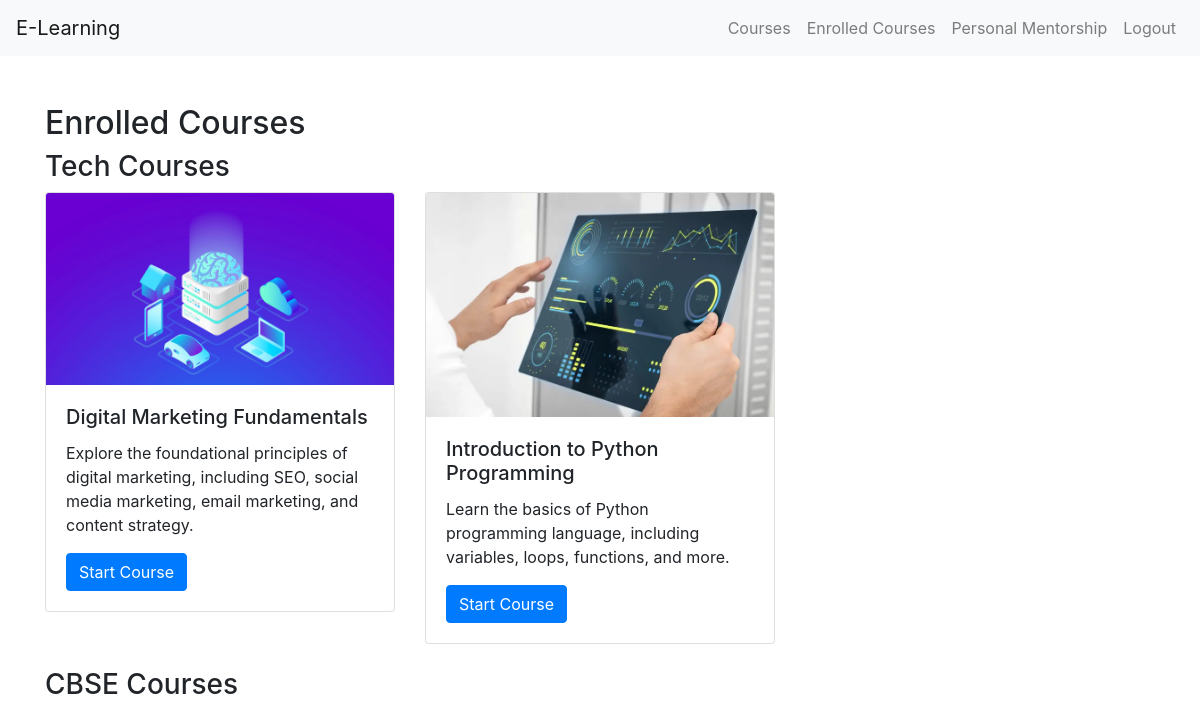
The app's page /enrolled-courses/ (signed in), older data.
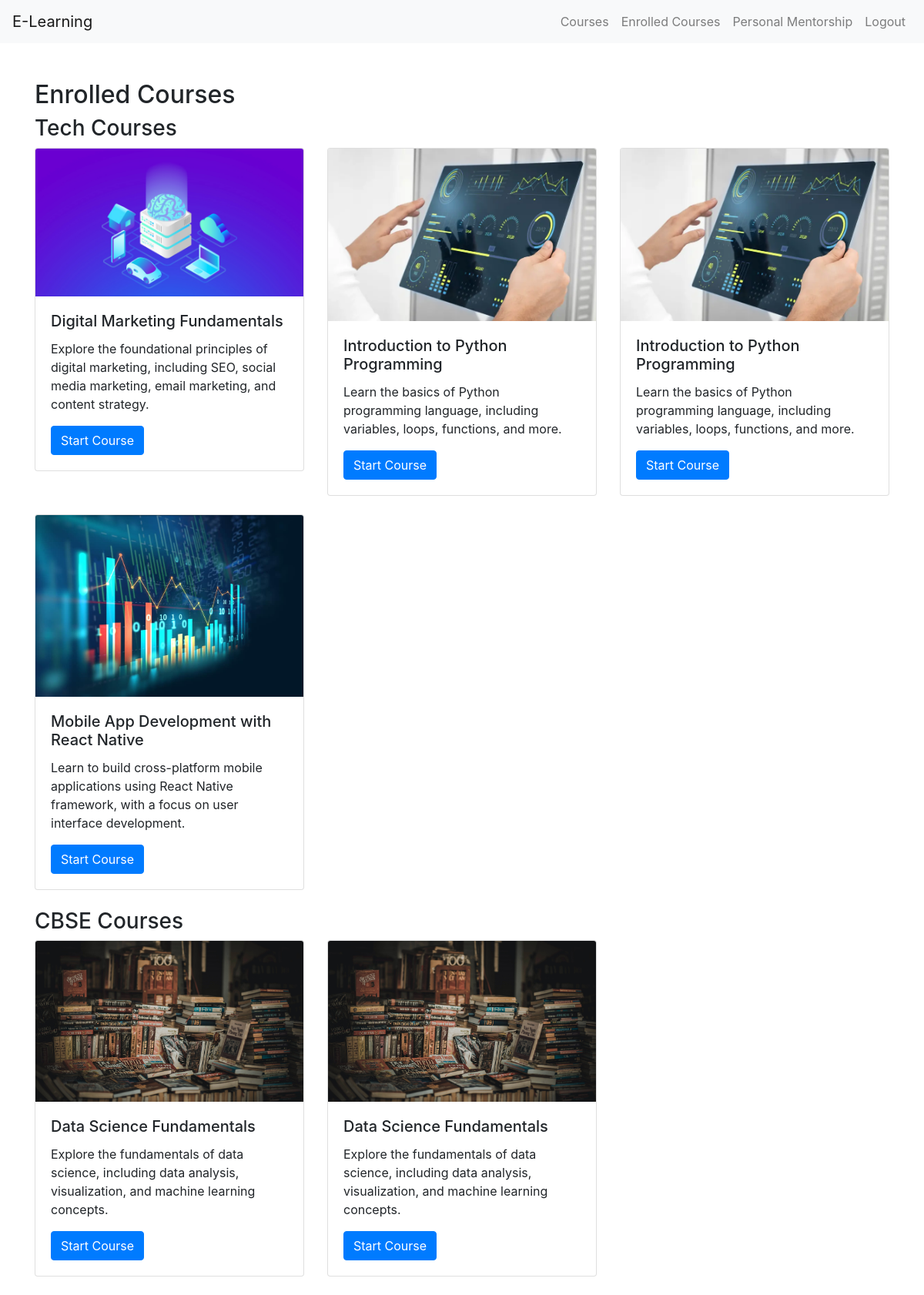
The same page, newer data.
### app/models.py (models this page shows, shortened)
class Enrollment(models.Model):
    course = models.ForeignKey(Course, on_delete=models.CASCADE)
    user = models.ForeignKey(User, on_delete=models.CASCADE)

class Course(models.Model):
    TECH_COURSE = 'Tech Courses'
    CBSE_COURSE = 'CBSE Courses'
    CATEGORY_CHOICES = [
        (TECH_COURSE, 'Tech Courses'),
        (CBSE_COURSE, 'CBSE Courses'),
    ]
    title = models.CharField(max_length=100)
    description = models.TextField()
    price = models.DecimalField(max_digits=8, decimal_places=2)
    category = models.CharField(max_length=100, choices=CATEGORY_CHOICES, default=TECH_COURSE)
    grade = models.CharField(max_length=10, blank=True, null=True)
    image = models.ImageField(upload_to='staticfiles/course_images/', null=True, blank=True)
    demo_video = models.FileField(upload_to='staticfiles/demo_videos/', null=True, blank=True)
    course_video = models.FileField(upload_to='staticfiles/course_videos/', null=True, blank=True)

### app/views.py (the view)
# urls.py: path('enrolled-courses/', views.enrolled_course, name='enrolled_course'),
def enrolled_course(request):
    enrolled_courses = Enrollment.objects.filter(user=request.user)
    return render(request, 'enrolled_course.html', {'enrolled_courses': enrolled_courses})

### app/templates/enrolled_course.html (shortened to what this page needs)
<!DOCTYPE html>
<html lang="en">
<head>
    <link rel="stylesheet" href="https://stackpath.bootstrapcdn.com/bootstrap/4.5.2/css/bootstrap.min.css">
</head>
<body>
<nav class="navbar navbar-expand-lg navbar-light bg-light">
    <a class="navbar-brand" href="#">E-Learning</a>
    <div class="collapse navbar-collapse" id="navbarNav">
        <ul class="navbar-nav ml-auto">
            <li class="nav-item">
                <a class="nav-link" href="{% url 'course_catalog' %}">Courses</a>
            </li>
            <li class="nav-item">
                <a class="nav-link" href="#">Enrolled Courses</a>
            </li>
            <li class="nav-item">
                <a class="nav-link" href="{% url 'mentorship_page' %}">Personal Mentorship</a>
            </li>
            <li class="nav-item">
                <a class="nav-link" href="{% url 'logout' %}">Logout</a>
            </li>
        </ul>
    </div>
</nav>
<div class="container mt-5">
    <h2>Enrolled Courses</h2>
    <h3>Tech Courses</h3>
    <div class="row">
        {% for enrollment in enrolled_courses %}
            {% if enrollment.course.category == 'Tech Courses' %}
                <div class="col-md-4 mb-4">
                    <div class="card">
                        <img src="{{ enrollment.course.image.url }}" class="card-img-top" alt="{{ enrollment.course.title }}">
                        <div class="card-body">
                            <h5 class="card-title">{{ enrollment.course.title }}</h5>
                            <p class="card-text">{{ enrollment.course.description }}</p>
                            <a href="{% url 'start_course' course_id=enrollment.course.id %}" class="btn btn-primary">Start Course</a>
                        </div>
                    </div>
                </div>
            {% endif %}
        {% endfor %}
    </div>
    <h3>CBSE Courses</h3>
    <div class="row">
        {% for enrollment in enrolled_courses %}
            {% if enrollment.course.category == 'CBSE Courses' %}
                <div class="col-md-4 mb-4">
                    <div class="card">
                        <img src="{{ enrollment.course.image.url }}" class="card-img-top" alt="{{ enrollment.course.title }}">
                        <div class="card-body">
                            <h5 class="card-title">{{ enrollment.course.title }}</h5>
                            <p class="card-text">{{ enrollment.course.description }}</p>
                            <a href="{% url 'start_course' course_id=enrollment.course.id %}" class="btn btn-primary">Start Course</a>
                        </div>
                    </div>
                </div>
            {% endif %}
        {% endfor %}
    </div>
</div>
</body>
</html>

Row changes from the older to the newer data that the page shows:
added Enrollment: course.image (picture), course "Introduction to Python Programming", course.description "Learn the basics of Python programming language, including variables, loops, functions, and more.", shown under "Tech Courses"
added Enrollment: course.image (picture), course "Mobile App Development with React Native", course.description "Learn to build cross-platform mobile applications using React Native framework, with a focus on user interface development.", shown under "Tech Courses"
added Enrollment: course.image (picture), course "Data Science Fundamentals", course.description "Explore the fundamentals of data science, including data analysis, visualization, and machine learning concepts.", shown under "CBSE Courses"
added Enrollment: course.image (picture), course "Data Science Fundamentals", course.description "Explore the fundamentals of data science, including data analysis, visualization, and machine learning concepts.", shown under "CBSE Courses"
